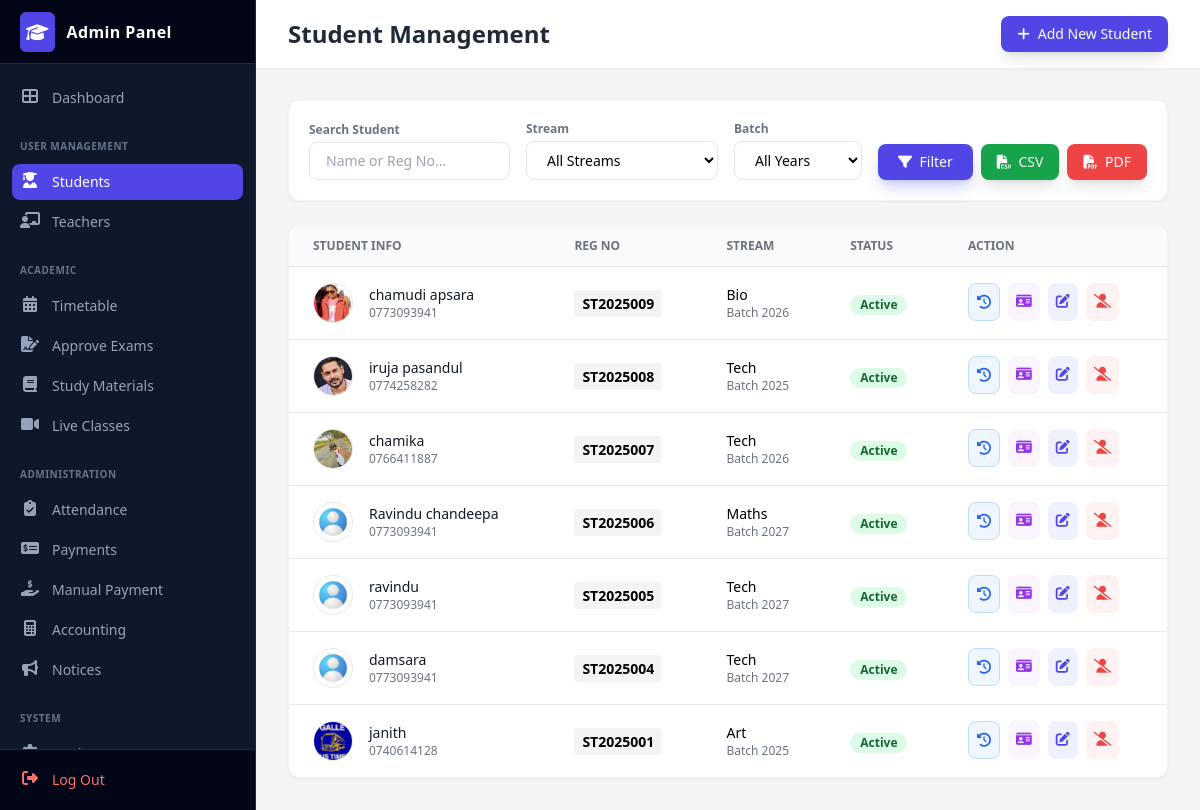
The page /admin/student.php on the database its author committed.
### tables this page shows
CREATE TABLE `students` (
  `student_id` int(11) NOT NULL,
  `reg_number` varchar(20) NOT NULL,
  `full_name` varchar(150) NOT NULL,
  `nic` varchar(20) NOT NULL,
  `dob` date NOT NULL,
  `gender` varchar(10) NOT NULL,
  `school` varchar(150) DEFAULT NULL,
  `address` text DEFAULT NULL,
  `student_phone` varchar(15) DEFAULT NULL,
  `parent_phone` varchar(15) NOT NULL,
  `email` varchar(150) NOT NULL,
  `stream` varchar(50) NOT NULL,
  `batch` varchar(10) NOT NULL,
  `photo` varchar(255) DEFAULT NULL,
  `registered_date` datetime DEFAULT current_timestamp(),
  `status` int(11) DEFAULT 1
);

### admin/student.php (the view, shortened to what this page needs)
<?php
include 'db_con.php';
?>
<!DOCTYPE html>
<html lang="en">
<head>
    <script src="https://cdn.tailwindcss.com"></script>
    <link rel="stylesheet" href="https://cdnjs.cloudflare.com/ajax/libs/font-awesome/6.4.0/css/all.min.css">
</head>
<body class="bg-gray-100 font-sans antialiased">
    <?php include('includes/sidebar.php'); ?>
    <div class="ml-64 flex flex-col min-h-screen">
        <header class="bg-white shadow-sm py-4 px-8 flex justify-between items-center sticky top-0 z-40">
            <h2 class="text-2xl font-bold text-gray-800">Student Management</h2>
            <div class="flex items-center gap-4">
                <a href="../log/registration.php" class="bg-indigo-600 text-white px-4 py-2 rounded-lg text-sm font-medium hover:bg-indigo-700 transition shadow-lg flex items-center">
                    <i class="fas fa-plus mr-2"></i> Add New Student
                </a>
            </div>
        </header>
        <main class="p-8">
            <form method="GET" action="" class="bg-white p-5 rounded-xl shadow-sm border border-gray-100 mb-6">
                <div class="flex flex-col md:flex-row gap-4 items-end">
                    <div class="w-full md:flex-1">
                        <label class="text-xs font-semibold text-gray-500 mb-1 block">Search Student</label>
                        <input type="text" name="search" value="<?php echo isset($_GET['search']) ? htmlspecialchars($_GET['search']) : ''; ?>"
                            class="w-full px-4 py-2 border border-gray-200 rounded-lg focus:outline-none focus:ring-2 focus:ring-indigo-500 text-sm"
                            placeholder="Name or Reg No...">
                    </div>
                    <div class="w-full md:w-48">
                        <label class="text-xs font-semibold text-gray-500 mb-1 block">Stream</label>
                        <select name="stream" class="w-full px-4 py-2 border border-gray-200 rounded-lg focus:outline-none focus:ring-2 focus:ring-indigo-500 text-sm bg-white">
                            <option value="">All Streams</option>
                        </select>
                    </div>
                    <div class="w-full md:w-32">
                        <label class="text-xs font-semibold text-gray-500 mb-1 block">Batch</label>
                        <select name="batch" class="w-full px-4 py-2 border border-gray-200 rounded-lg focus:outline-none focus:ring-2 focus:ring-indigo-500 text-sm bg-white">
                            <option value="">All Years</option>
                        </select>
                    </div>
                    <div class="flex gap-2">
                        <button type="submit" class="bg-indigo-600 text-white px-5 py-2 rounded-lg text-sm font-medium hover:bg-indigo-700 transition shadow-lg shadow-indigo-500/30">
                            <i class="fas fa-filter mr-1"></i> Filter
                        </button>
                        <button type="submit" formaction="export_students.php" name="action" value="csv" class="bg-green-600 text-white px-4 py-2 rounded-lg text-sm font-medium hover:bg-green-700 transition shadow-lg" title="Download CSV">
                            <i class="fas fa-file-csv mr-1"></i> CSV
                        </button>
                        <button type="submit" formaction="export_students.php" name="action" value="pdf" formtarget="_blank" class="bg-red-500 text-white px-4 py-2 rounded-lg text-sm font-medium hover:bg-red-600 transition shadow-lg" title="Print PDF">
                            <i class="fas fa-file-pdf mr-1"></i> PDF
                        </button>
                    </div>
                </div>
            </form>
            <div class="bg-white rounded-xl shadow-sm border border-gray-100 overflow-hidden">
                <div class="overflow-x-auto">
                    <table class="min-w-full divide-y divide-gray-200">
                        <thead class="bg-gray-50">
                            <tr>
                                <th class="px-6 py-3 text-left text-xs font-bold text-gray-500 uppercase">Student Info</th>
                                <th class="px-6 py-3 text-left text-xs font-bold text-gray-500 uppercase">Reg No</th>
                                <th class="px-6 py-3 text-left text-xs font-bold text-gray-500 uppercase">Stream</th>
                                <th class="px-6 py-3 text-left text-xs font-bold text-gray-500 uppercase">Status</th>
                                <th class="px-6 py-3 text-left text-xs font-bold text-gray-500 uppercase">Action</th>
                            </tr>
                        </thead>
                        <tbody class="bg-white divide-y divide-gray-200">
                            <?php
                            $sql = "SELECT * FROM students WHERE 1=1";
                            $sql .= " ORDER BY student_id DESC";
                            $result = false;
                            $stmt = $conn->prepare($sql);
                            if ($stmt) {
                                $stmt->execute();
                                $result = $stmt->get_result();
                            } else {
                                echo "<tr><td colspan='5' class='text-center py-8 text-red-500'>Database Query Error.</td></tr>";
                            }
                            if ($result && $result->num_rows > 0) {
                                while($row = $result->fetch_assoc()) {
                                    $status_val = isset($row['status']) ? $row['status'] : 1;
                                    $is_active = ($status_val == 1);
                                    $status_color = $is_active ? 'bg-green-100 text-green-800' : 'bg-red-100 text-red-800';
                                    $status_text = $is_active ? 'Active' : 'Inactive';
                                    $photo_name = $row['photo'];
                                    $photo_path = (!empty($photo_name) && file_exists("../assets/images/students/" . $photo_name))
                                        ? "../assets/images/students/" . $photo_name
                                        : "../assets/images/user2.jpg";
                            ?>
                            <tr class="hover:bg-gray-50 transition">
                                <td class="px-6 py-4 whitespace-nowrap">
                                    <div class="flex items-center">
                                        <div class="flex-shrink-0 h-10 w-10">
                                            <img class="h-10 w-10 rounded-full object-cover border" src="<?php echo $photo_path; ?>" alt="Photo">
                                        </div>
                                        <div class="ml-4">
                                            <div class="text-sm font-medium text-gray-900"><?php echo htmlspecialchars($row['full_name']); ?></div>
                                            <div class="text-xs text-gray-500"><?php echo htmlspecialchars($row['student_phone']); ?></div>
                                        </div>
                                    </div>
                                </td>
                                <td class="px-6 py-4 whitespace-nowrap">
                                    <span class="text-sm font-bold bg-gray-100 px-2 py-1 rounded"><?php echo $row['reg_number']; ?></span>
                                </td>
                                <td class="px-6 py-4 whitespace-nowrap">
                                    <div class="text-sm font-medium"><?php echo $row['stream']; ?></div>
                                    <div class="text-xs text-gray-500">Batch <?php echo $row['batch']; ?></div>
                                </td>
                                <td class="px-6 py-4 whitespace-nowrap">
                                    <span class="px-2.5 py-0.5 inline-flex text-xs font-semibold rounded-full <?php echo $status_color; ?>">
                                        <?php echo $status_text; ?>
                                    </span>
                                </td>
                                <td class="px-6 py-4 whitespace-nowrap text-sm font-medium flex gap-2">
                                    <a href="student_enrollments.php?student_id=<?php echo $row['student_id']; ?>"
                                       class="p-2 rounded-lg text-blue-600 bg-blue-50 hover:bg-blue-100 transition border border-blue-200"
                                       title="View Enrollment History">
                                        <i class="fas fa-history"></i>
                                    </a>
                                    <a href="print_id_card.php?id=<?php echo $row['student_id']; ?>" target="_blank" class="p-2 rounded-lg text-purple-600 bg-purple-50 hover:bg-purple-100 transition" title="Print ID Card">
                                        <i class="fas fa-id-card"></i>
                                    </a>
                                    <a href="#" class="p-2 rounded-lg text-indigo-600 bg-indigo-50 hover:bg-indigo-100" title="Edit">
                                        <i class="fas fa-edit"></i>
                                    </a>
                                    <a href="student_status.php?id=<?php echo $row['student_id']; ?>&status=<?php echo $status_val; ?>"
                                       class="p-2 rounded-lg <?php echo $is_active ? 'text-red-500 bg-red-50' : 'text-green-600 bg-green-50'; ?>"
                                       onclick="return confirm('Change status?')"
                                       title="Change Status">
                                        <i class="fas <?php echo $is_active ? 'fa-user-slash' : 'fa-user-check'; ?>"></i>
                                    </a>
                                </td>
                            </tr>
                            <?php
                                }
                            } else if ($result !== false) {
                                echo "<tr><td colspan='5' class='text-center py-8 text-gray-500'>No students found matching your filters.</td></tr>";
                            }
                            ?>
                        </tbody>
                    </table>
                </div>
            </div>
        </main>
    </div>
</body>
</html>

### admin/student.php (style rules this page uses)
body { font-family: 'Poppins', sans-serif; }

### rows shown on the page
students: photo (picture), full_name "chamudi apsara", student_phone "0773093941", reg_number "ST2025009", stream "Bio", batch "2026", status "Active"
students: photo (picture), full_name "iruja pasandul", student_phone "0774258282", reg_number "ST2025008", stream "Tech", batch "2025", status "Active"
students: photo (picture), full_name "chamika", student_phone "0766411887", reg_number "ST2025007", stream "Tech", batch "2026", status "Active"
students: full_name "Ravindu chandeepa", student_phone "0773093941", reg_number "ST2025006", stream "Maths", batch "2027", status "Active"
students: full_name "ravindu", student_phone "0773093941", reg_number "ST2025005", stream "Tech", batch "2027", status "Active"
students: full_name "damsara", student_phone "0773093941", reg_number "ST2025004", stream "Tech", batch "2027", status "Active"
students: photo (picture), full_name "janith", student_phone "0740614128", reg_number "ST2025001", stream "Art", batch "2025", status "Active"
